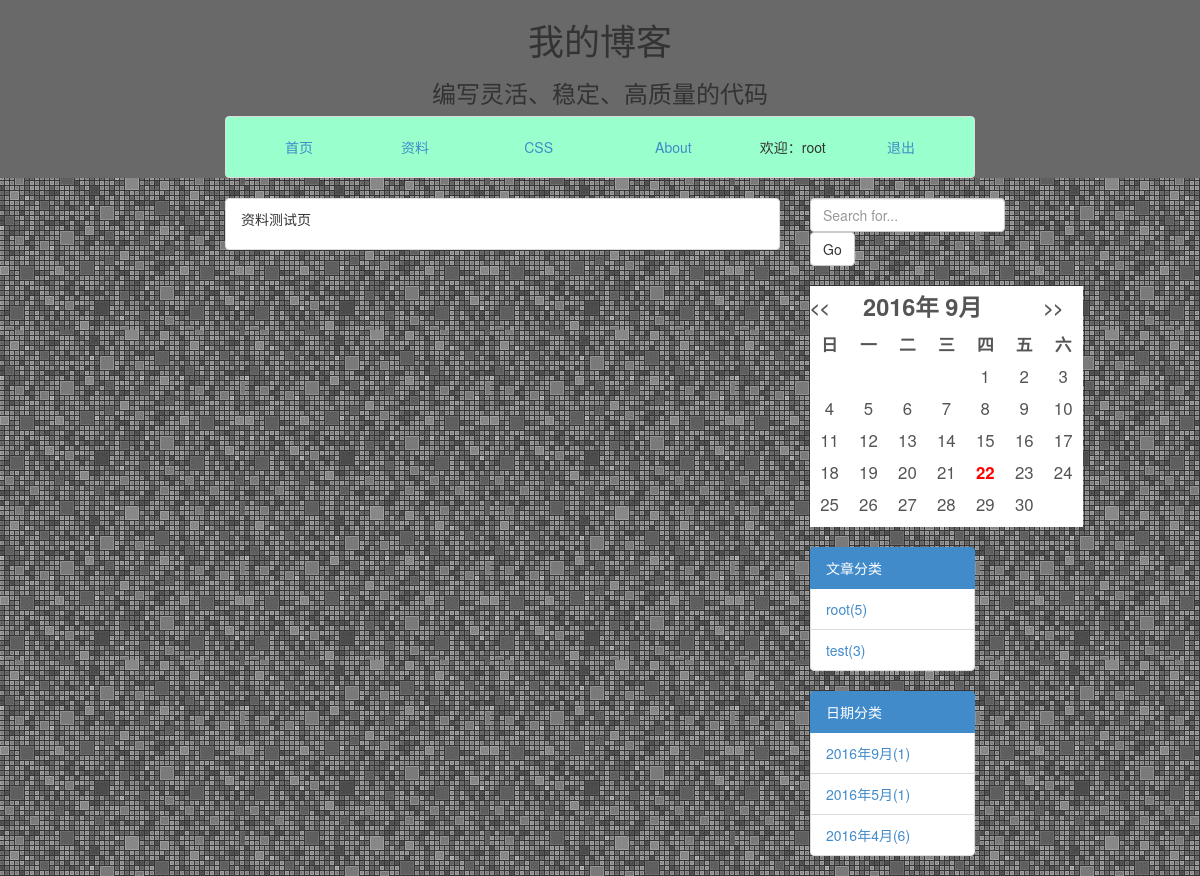
Page /blog/ziliao/ (signed in) on the committed database.
### blog/models.py (models this page shows, shortened)
class Category(models.Model):
    name = models.CharField(max_length=30)
    class Meta:
        ordering = ['-id']

### blog/views.py (the view)
def ziliao(request):
    return render(request,'blog/main/ziliao.html')

### blog/custom_processors.py (called while the page is built)
def month_list(request):
    articles = Article.objects.all()
    year_month = set()
    for a in articles:
        year_month.add((a.cre_date.year,a.cre_date.month))
    counter = {}.fromkeys(year_month,0)
    for a in articles:
        counter[(a.cre_date.year,a.cre_date.month)] += 1
    year_month_number = []
    for key in counter:
        year_month_number.append([key[0],key[1],counter[key]])
    year_month_number.sort(reverse=True)
    return {'year_month_number': year_month_number}

def category(request):
    category1 = Category.objects.annotate(num_article=Count('article'))
    return {"categories": category1}

### blog/templates/blog/main/ziliao.html
{% extends "blog/base.html" %}
    {% block context %}
        <div class="list-group-item ">
            <p>资料测试页</p>
        </div>
    {% endblock context %}

### blog/templates/blog/base.html (shortened to what this page needs)
<!DOCTYPE html>
<!DOCTYPE html>
<html lang="zh-CN">
{% load staticfiles %}
<head>
    <link href="{% static 'bist/css/bootstrap.css' %}" rel="stylesheet" media="screen" >
    <link href="{% static 'bist/css/customed.css' %}" rel="stylesheet" media="screen" >
</head>
<body background="{% static "images/background.png" %}">
<div class="container-fluid row-fluid " id="bg-header">
        <div class="col-mad-12 ">
            <h1 class="text-center">我的博客</h1>
            <h3 class="text-center" >编写灵活、稳定、高质量的代码</h3>
        </div>
		<div class="col-md-8 col-md-offset-2 " >
            <div class="navbar-wrapper">
		        <ul class="nav nav-tab nav-justified list-group-item" id="bg-nav">
                    <li class="active"><a href="/blog/">首页</a></li>
                    <li><a href="/blog/ziliao/">资料</a></li>
                    <li><a href="#">CSS</a></li>
                    <li><a href="#">About</a></li>
                    {% if user.is_authenticated %}
                    <li ><p align="center">欢迎：{{ user.username }}</p></li>
                    <li><a href="/blog/logout/">退出</a></li>
                    {% else %}
                    <li><a href="/blog/register/" ">注册</a></li>
                    <li><a href="/blog/login/">登录</a></li>
                    {% endif %}
                </ul>
            </div>
        </div>
</div>
<div class="container-fluid row-fluid" >
		    <div class="col-md-6 col-md-offset-2 ">
		    	    {% block context %}
		    	    {% endblock context %}
		    </div>
		    <div class="col-md-2">
            {% block search %}
            {% include "blog/side/search.html" %}
            {% endblock %}
            {% block calender %}
            {% include "blog/side/calender.html" %}
            {% endblock %}
            {% block category %}
            {% include "blog/side/category.html" %}
            {% endblock %}
            {% block month %}
            {% include "blog/side/month.html" %}
            {% endblock %}
            </div>
</div>
</body>
</html>

### blog/templates/blog/side/category.html
{% block category %}
<div class="list-group">
                <a class="list-group-item active">
                文章分类
                </a>
                {% if categories %}
                {% for c in categories %}
                <li class="list-group-item">
                <a href="{% url 'blog:category' c.name %}">{{ c.name }}({{ c.num_article }})</a>
                </li>
                {% endfor %}
                {% endif %}
</div>
{% endblock category %}

### blog/static/bist/css/customed.css (style rules this page uses)
#bg-header { background-color:#696969; }
#bg-nav { background-color:#99ffcc; }

### rows in the picture
Category: name "root", num_article "5"
Category: name "test", num_article "3"

### other values in the picture
{{ user.username }} "root"
{{ y }} "2016" "2016" "2016"
{{ m }} "9" "5" "4"
{{ n }} "1" "1" "6"
